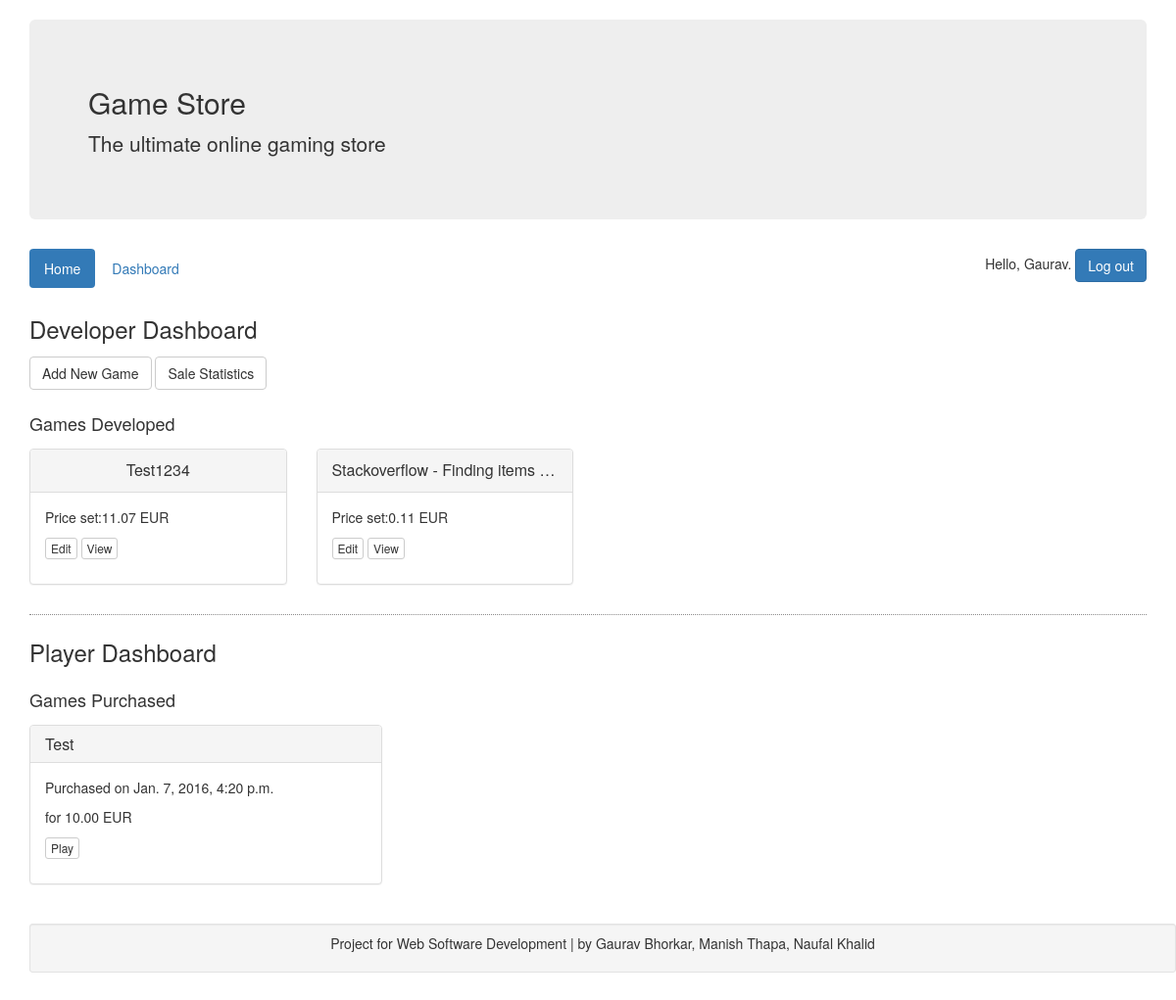
Page /dashboard (signed in) on the earlier database version.
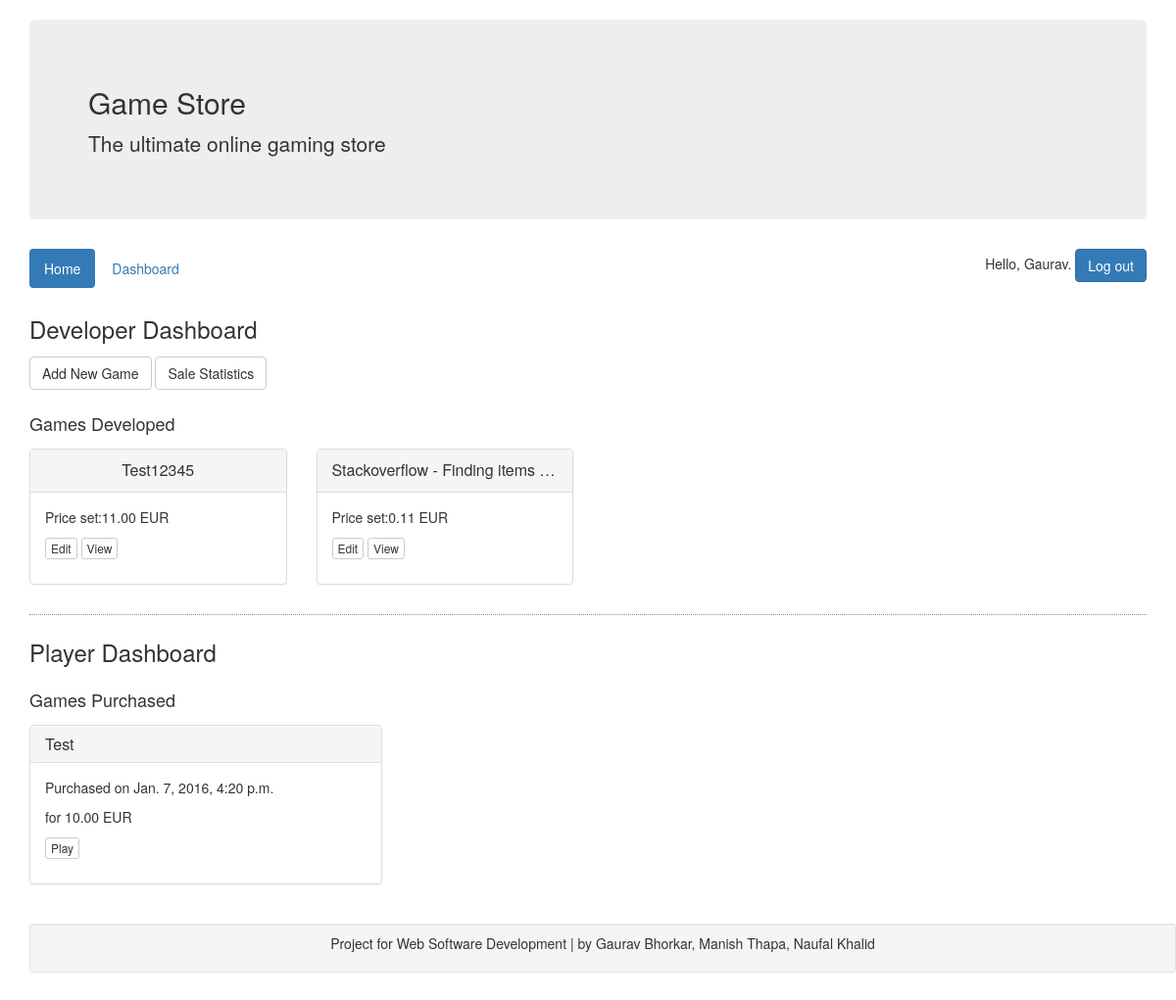
Same page on the later database version.
### game_store/models.py (models this page shows, shortened)
class Game(models.Model):
    user = models.ForeignKey(User, on_delete=models.CASCADE) #developer
    title = models.CharField(max_length=250)
    href = models.CharField(max_length=1000)
    price = models.DecimalField(max_digits=10, decimal_places=2)
    category = models.CharField(max_length=250)

### game_store/views/views.py (the view)
# urls.py: url(r'^dashboard$', views.dashboard, name='dashboard'),
@login_required
def dashboard(request):
    user_profile = get_object_or_404(UserProfile, user=request.user)
    player_games = PlayerGame.objects.filter(user=request.user)
    developer_games = Game.objects.filter(user=request.user)
    context = {
        'user_profile': user_profile,
        'player_games': player_games,
        'developer_games': developer_games
    }
    return render(request, "game_store/dashboard.html", context)

### game_store/templates/game_store/dashboard.html (shortened to what this page needs)
{% extends "base.html" %}
{% block content %}
{% if user_profile.is_developer %}
<h3 class="dashboard-title">Developer Dashboard</h3>
<div class="developer-dashboard">
    <div class="row">
        <div class="col-md-12">
            <a class="btn btn-default" href="{% url 'add_game' %}">Add New Game</a>
            <a class="btn btn-default" href="#">Sale Statistics</a>
        </div>
    </div>
    <h4 class="dashboard-title">Games Developed</h4>
    <div class="row">
    {% for dev_game in developer_games %}
        <div class="col-md-3">
            <div class="panel panel-default">
                <div class="panel-heading">
                    <p class="panel-title text-center">{{dev_game.title}}</p>
                </div>
                <div class="panel-body">
                    <p>Price set:{{dev_game.price}} EUR</p>
                    <p>
                        <a class="btn btn-xs btn-default" href="{% url 'edit_game' dev_game.id %}">Edit</a>
                        <a class="btn btn-xs btn-default" href="{% url 'game' dev_game.id %}">View</a>
                    </p>
                </div>
            </div>
        </div>
    {% empty %}
        <div class="col-md-12">
            <p>No games up for sale!</p>
        </div>
    {% endfor %}
    </div>
{% endif %}
</div>
<h3 class="dashboard-title">Player Dashboard</h3>
<div class="player-dashboard">
    <h4 class="dashboard-title">Games Purchased</h4>
    <div class="row">
    {% for player_game in player_games %}
        <div class="col-md-4">
            <div class="panel panel-default">
                <div class="panel-heading">
                    <h3 class="panel-title">{{player_game.game.title}}</h3>
                </div>
                <div class="panel-body">
                    <p>Purchased on {{player_game.purchased_on}}</p>
                    <p>for {{player_game.purchased_price}} EUR</p>
                    <p>
                        <a class="btn btn-xs btn-default" href="{% url 'game' player_game.id %}">Play</a>
                    </p>
                </div>
            </div>
        </div>
    {% empty %}
        <div class="col-md-12">
            <p>You haven't purchased any games, yet!</p>
        </div>
    {% endfor %}
    </div>
</div>
{% endblock %}

Differences in the rows shown:
changed Game: title "Test1234" → "Test12345"; price "11.07" → "11.00"
